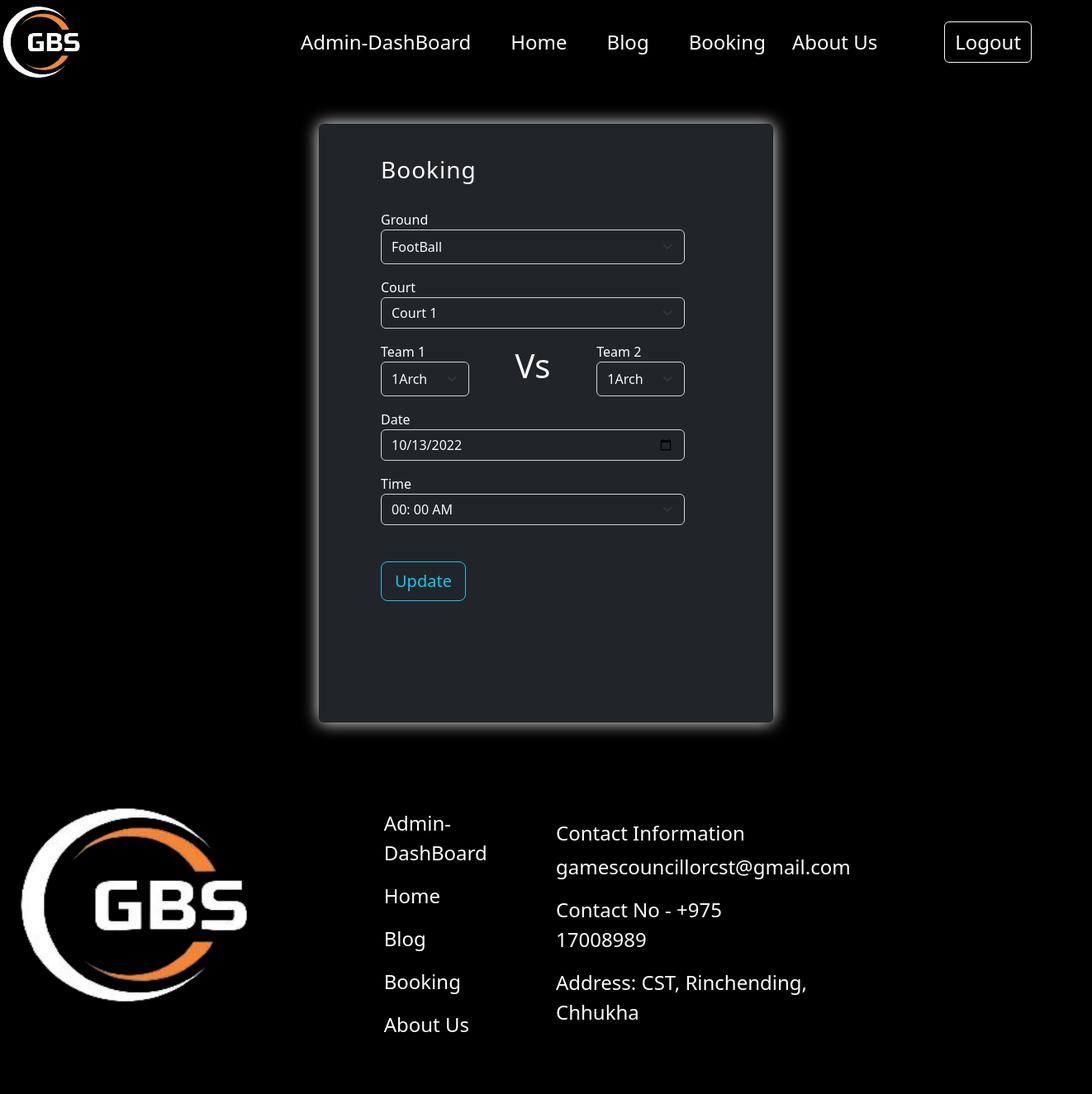
Before: /editBooking/5 (signed in) with the older database file.
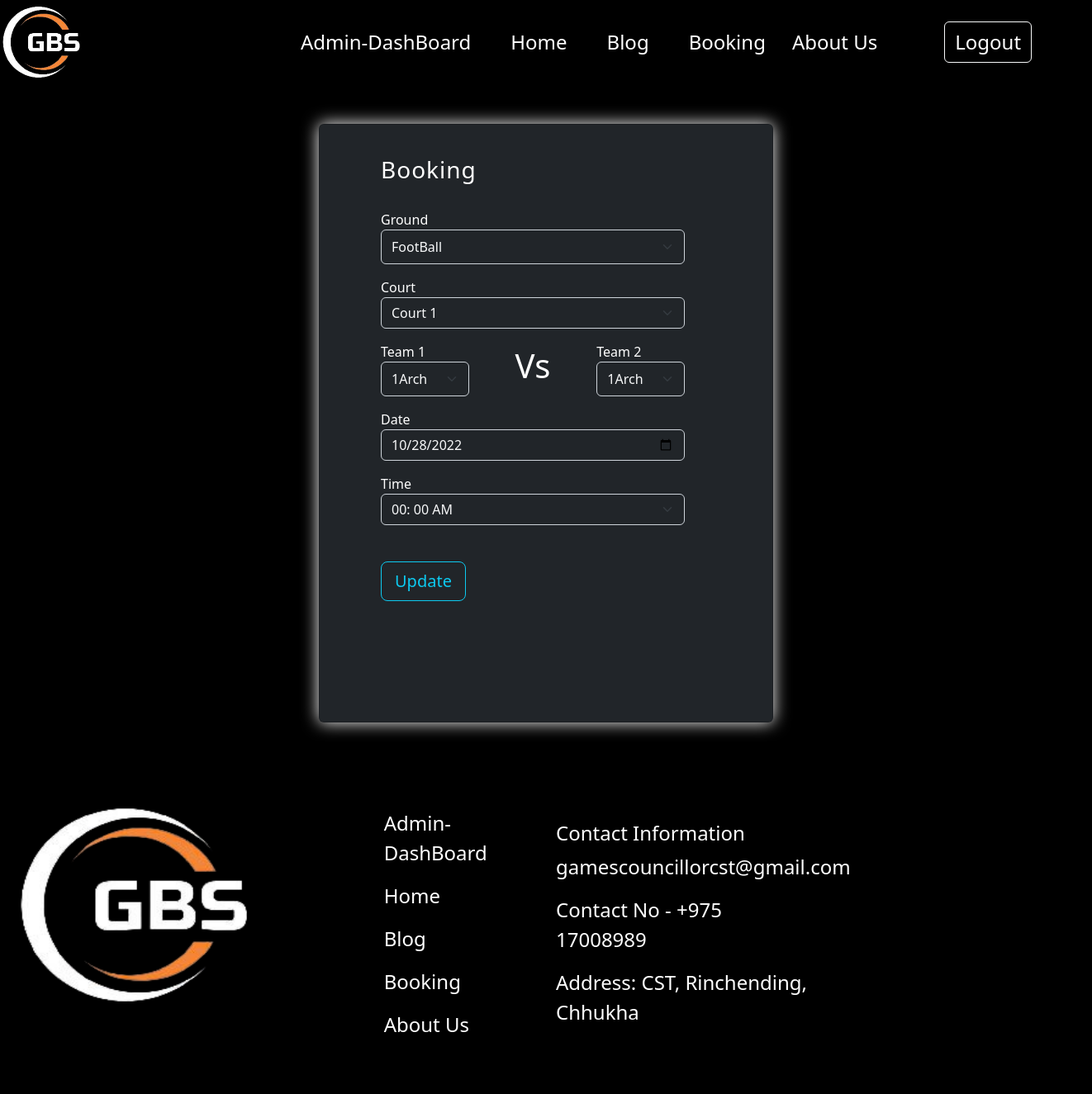
After: the same page with the newer database file.
### models.py (models this page shows, shortened)
class Bookings(db.Model):
    bId = db.Column(db.Integer, primary_key=True, autoincrement=True)
    ground = db.Column(db.String(100), nullable=False)
    team_1 = db.Column(db.String(10), nullable=False)
    team_2 = db.Column(db.String(10), nullable=False)
    courtName = db.Column(db.String(100), nullable=False)
    date = db.Column(db.Date, nullable=False)
    time = db.Column(db.String(100), nullable=False)

### app.py (the view)
@app.route('/editBooking/<int:id>',methods=['GET','POST'])
def editB(id):
    if 'role' in session:
        form=f.BookingForm()
        g=Grounds.query.all()
        ground=[]
        for x in g:
            ground.append(x.groundName)
        form.groundName.choices=ground
        form.courtName.choices=func.court(3)
        form.time.choices=func.schedule(1)
        form.team_1.choices=course
        form.team_2.choices=course
        uData=Bookings.query.get_or_404(id)
        bk={'booking':form}
        detail={'bk':bk,'uData':uData}
        if request.method == 'POST':
            checkBook=Bookings.query.all()
            for x in checkBook:
                if(x.ground==form.groundName.data and x.courtName==form.courtName.data and x.date==form.date.data and x.time==form.time.data):
                    flash("Booking has been already made",'danger')
                    return redirect('/gamesCouncillor-Dashboard')
            uData.groundName=form.groundName.data
            uData.team_1=form.team_1.data
            uData.team_2=form.team_2.data
            uData.courtName=form.courtName.data
            uData.date=form.date.data
            uData.time=form.time.data
            db.session.commit()
            flash('Booking has been updated successfully','success')
            return redirect('/booking')
        else:
            return render_template('editGivenBooking.html',data={'role_status': session['LogAs']},detail=detail)
    else:
        return redirect('/login')

### forms.py
class BookingForm(FlaskForm):
    groundName = SelectField('Ground', validators=[DataRequired()])
    team_1=SelectField('Team 1', validators=[DataRequired()])
    team_2=SelectField('Team 2', validators=[DataRequired()])
    courtName = SelectField('Court', validators=[DataRequired()])
    date = DateField('Date', validators=[DataRequired()])
    time = SelectField('Time' ,validators=[DataRequired()])
    submit = SubmitField('Book Now')

### functions.py (called while the page is built)
def court(r):
    court=[]
    for x in range(1,r):
        court.append("Court "+str(x))
    return court

### templates/editGivenBooking.html (shortened to what this page needs)
{%extends 'index.html'%}
{%block content%}
<div class="card bg-dark mx-auto my-5 py-5" style="width: 550px; box-shadow: 0 0 20px white;" >
  <section class="" >
      <div class="container col-12" >
        <div class="row mx-auto">
          <div class="col-12 mx-auto my-4  text-black">
            <div class="d-flex align-items-center h-custom-2 mx-auto mt-3" style="width: 400px;">
              <form class="text-start" method="post" style="width: 23rem;">
                <h3 class="fw-normal mb-3 pb-3" style="letter-spacing: 1px;">Booking</h3>
                <div class="form-outline mb-3">
                  {{detail.bk.booking.groundName.label(class="text-start")}}
                  {{detail.bk.booking.groundName(class="form-select bg-dark text-light form-control-lg",value=detail.uData.groundName)}}
                </div>
                <div class="form-outline mb-3">
                  {{detail.bk.booking.courtName.label(class="text-start")}}
                  {{detail.bk.booking.courtName(class="form-select bg-dark text-light ",value=detail.uData.courtName)}}
                </div>
                <div class=" row mb-3">
                  <div class=" form-outline col-4">
                    {{detail.bk.booking.team_1.label(class="text-start")}}
                    {{detail.bk.booking.team_1(class="form-select bg-dark text-light col-4 form-control-lg", value=detail.uData.team_1)}}
                  </div>
                  <h1 class="text-center col-4 align-content-center">Vs</h1>
                  <div class="form-outline col-4">
                    {{detail.bk.booking.team_2.label(class="text-start")}}
                    {{detail.bk.booking.team_2(class="form-select bg-dark col-4 text-light form-control-lg", value=detail.uData.team_2)}}
                  </div>
                </div>
                <div class="row mb-3">
                  <div class="form-outline">
                    {{detail.bk.booking.date.label(class="text-start")}}
                    {{detail.bk.booking.date(class="form-control mb-3 bg-dark text-light ", value=detail.uData.date )}}
                  </div>
                  <div class="form-outline">
                    {{detail.bk.booking.time.label(class="text-start")}}
                    {{detail.bk.booking.time(class="form-select mb-3 bg-dark text-light", value=detail.uData.time)}}
                  </div>
                </div>
                <div class="pt-1 mt-4 mb-4 text-start">
                  {{detail.bk.booking.submit(class="btn btn-outline-info btn-lg btn-block " ,value='Update')}}
                </div>
              </form>
            </div>
          </div>
        </div>
      </div>
    </section>
</div>
{%endblock%}

Changed rows visible on the page:
changed Bookings "Court 1": date "10/13/2022" → "10/28/2022"
